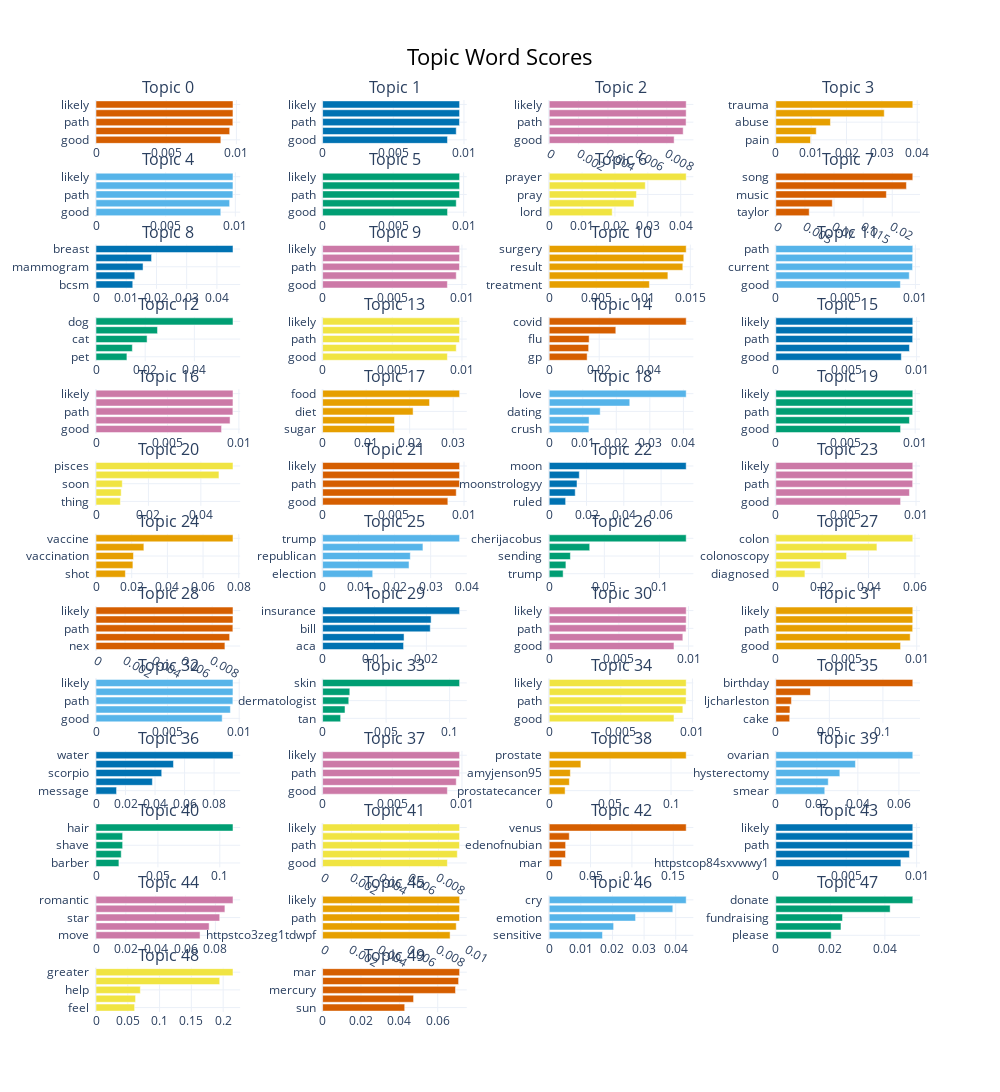

Here is the notebook cell this chart was saved with:
### Code cell
topic_model.visualize_barchart(top_n_topics=50) # Visualize Topic Modelling Figure

### Figure 1 — Plotly figure (JSON) as saved in the notebook; plotly's stock layout.template omitted (floating-point values rounded to 4 significant figures)
{"data": [{"marker": {"color": "#D55E00"}, "orientation": "h", "type": "bar", "x": [0.008894, 0.009525, 0.00975, 0.009757, 0.009759], "xaxis": "x", "y": ["good  ", "feeling  ", "path  ", "current  ", "likely  "], "yaxis": "y"}, {"marker": {"color": "#0072B2"}, "orientation": "h", "type": "bar", "x": [0.008836, 0.009455, 0.009684, 0.00969, 0.009692], "xaxis": "x2", "y": ["good  ", "feeling  ", "path  ", "current  ", "likely  "], "yaxis": "y2"}, {"marker": {"color": "#CC79A7"}, "orientation": "h", "type": "bar", "x": [0.008503, 0.009118, 0.009315, 0.009321, 0.009323], "xaxis": "x3", "y": ["good  ", "feeling  ", "path  ", "current  ", "likely  "], "yaxis": "y3"}, {"marker": {"color": "#E69F00"}, "orientation": "h", "type": "bar", "x": [0.009824, 0.01145, 0.01546, 0.03067, 0.03875], "xaxis": "x4", "y": ["pain  ", "sexual  ", "abuse  ", "survivor  ", "trauma  "], "yaxis": "y4"}, {"marker": {"color": "#56B4E9"}, "orientation": "h", "type": "bar", "x": [0.008954, 0.00959, 0.009822, 0.009828, 0.00983], "xaxis": "x5", "y": ["good  ", "feeling  ", "path  ", "current  ", "likely  "], "yaxis": "y5"}, {"marker": {"color": "#009E73"}, "orientation": "h", "type": "bar", "x": [0.00886, 0.009476, 0.009705, 0.009712, 0.009714], "xaxis": "x6", "y": ["good  ", "feeling  ", "path  ", "current  ", "likely  "], "yaxis": "y6"}, {"marker": {"color": "#F0E442"}, "orientation": "h", "type": "bar", "x": [0.01917, 0.02579, 0.02653, 0.02922, 0.04166], "xaxis": "x7", "y": ["lord  ", "god  ", "pray  ", "jesus  ", "prayer  "], "yaxis": "y7"}, {"marker": {"color": "#D55E00"}, "orientation": "h", "type": "bar", "x": [0.005737, 0.009704, 0.01899, 0.02243, 0.02353], "xaxis": "x8", "y": ["taylor  ", "album  ", "music  ", "amp  ", "song  "], "yaxis": "y8"}, {"marker": {"color": "#0072B2"}, "orientation": "h", "type": "bar", "x": [0.01216, 0.01283, 0.01557, 0.01838, 0.04532], "xaxis": "x9", "y": ["bcsm  ", "mastectomy  ", "mammogram  ", "breastcancer  ", "breast  "], "yaxis": "y9"}, {"marker": {"color": "#CC79A7"}, "orientation": "h", "type": "bar", "x": [0.008954, 0.00959, 0.009822, 0.009828, 0.00983], "xaxis": "x10", "y": ["good  ", "feeling  ", "path  ", "current  ", "likely  "], "yaxis": "y10"}, {"marker": {"color": "#E69F00"}, "orientation": "h", "type": "bar", "x": [0.01065, 0.01262, 0.0142, 0.01431, 0.01456], "xaxis": "x11", "y": ["treatment  ", "biopsy  ", "result  ", "scan  ", "surgery  "], "yaxis": "y11"}, {"marker": {"color": "#56B4E9"}, "orientation": "h", "type": "bar", "x": [0.008925, 0.009559, 0.009796, 0.009798, 0.009811], "xaxis": "x12", "y": ["good  ", "feeling  ", "current  ", "likely  ", "path  "], "yaxis": "y12"}, {"marker": {"color": "#009E73"}, "orientation": "h", "type": "bar", "x": [0.01257, 0.01478, 0.02078, 0.02501, 0.05571], "xaxis": "x13", "y": ["pet  ", "pup  ", "cat  ", "vet  ", "dog  "], "yaxis": "y13"}, {"marker": {"color": "#F0E442"}, "orientation": "h", "type": "bar", "x": [0.008954, 0.00959, 0.009822, 0.009828, 0.00983], "xaxis": "x14", "y": ["good  ", "feeling  ", "path  ", "current  ", "likely  "], "yaxis": "y14"}, {"marker": {"color": "#D55E00"}, "orientation": "h", "type": "bar", "x": [0.01517, 0.01577, 0.01597, 0.02664, 0.0548], "xaxis": "x15", "y": ["gp  ", "cough  ", "flu  ", "covid19  ", "covid  "], "yaxis": "y15"}, {"marker": {"color": "#0072B2"}, "orientation": "h", "type": "bar", "x": [0.008917, 0.009493, 0.009723, 0.009729, 0.009732], "xaxis": "x16", "y": ["good  ", "feeling  ", "path  ", "current  ", "likely  "], "yaxis": "y16"}, {"marker": {"color": "#CC79A7"}, "orientation": "h", "type": "bar", "x": [0.008787, 0.009382, 0.009579, 0.009585, 0.009587], "xaxis": "x17", "y": ["good  ", "feeling  ", "path  ", "current  ", "likely  "], "yaxis": "y17"}, {"marker": {"color": "#E69F00"}, "orientation": "h", "type": "bar", "x": [0.01651, 0.01652, 0.02079, 0.02457, 0.03147], "xaxis": "x18", "y": ["sugar  ", "coffee  ", "diet  ", "eat  ", "food  "], "yaxis": "y18"}, {"marker": {"color": "#56B4E9"}, "orientation": "h", "type": "bar", "x": [0.01183, 0.01189, 0.0152, 0.02401, 0.04084], "xaxis": "x19", "y": ["crush  ", "different  ", "dating  ", "rising  ", "love  "], "yaxis": "y19"}, {"marker": {"color": "#009E73"}, "orientation": "h", "type": "bar", "x": [0.008954, 0.00959, 0.009822, 0.009828, 0.00983], "xaxis": "x20", "y": ["good  ", "feeling  ", "path  ", "current  ", "likely  "], "yaxis": "y20"}, {"marker": {"color": "#F0E442"}, "orientation": "h", "type": "bar", "x": [0.009296, 0.009606, 0.01003, 0.04689, 0.05225], "xaxis": "x21", "y": ["thing  ", "person  ", "soon  ", "scorpio  ", "pisces  "], "yaxis": "y21"}, {"marker": {"color": "#D55E00"}, "orientation": "h", "type": "bar", "x": [0.008856, 0.009449, 0.009678, 0.009684, 0.009686], "xaxis": "x22", "y": ["good  ", "feeling  ", "path  ", "current  ", "likely  "], "yaxis": "y22"}, {"marker": {"color": "#0072B2"}, "orientation": "h", "type": "bar", "x": [0.008813, 0.01396, 0.01491, 0.01613, 0.07345], "xaxis": "x23", "y": ["ruled  ", "feel  ", "moonstrologyy  ", "emotion  ", "moon  "], "yaxis": "y23"}, {"marker": {"color": "#CC79A7"}, "orientation": "h", "type": "bar", "x": [0.008898, 0.00953, 0.00976, 0.009766, 0.009769], "xaxis": "x24", "y": ["good  ", "feeling  ", "path  ", "current  ", "likely  "], "yaxis": "y24"}, {"marker": {"color": "#E69F00"}, "orientation": "h", "type": "bar", "x": [0.01647, 0.02068, 0.02099, 0.02682, 0.07677], "xaxis": "x25", "y": ["shot  ", "covid  ", "vaccination  ", "vaccinated  ", "vaccine  "], "yaxis": "y25"}, {"marker": {"color": "#56B4E9"}, "orientation": "h", "type": "bar", "x": [0.01391, 0.02399, 0.02435, 0.02785, 0.03803], "xaxis": "x26", "y": ["election  ", "biden  ", "republican  ", "president  ", "trump  "], "yaxis": "y26"}, {"marker": {"color": "#009E73"}, "orientation": "h", "type": "bar", "x": [0.01264, 0.01515, 0.01924, 0.03674, 0.1243], "xaxis": "x27", "y": ["trump  ", "positive  ", "sending  ", "cheri  ", "cherijacobus  "], "yaxis": "y27"}, {"marker": {"color": "#F0E442"}, "orientation": "h", "type": "bar", "x": [0.01256, 0.01924, 0.03052, 0.04361, 0.05909], "xaxis": "x28", "y": ["diagnosed  ", "colorectal  ", "colonoscopy  ", "bowel  ", "colon  "], "yaxis": "y28"}, {"marker": {"color": "#D55E00"}, "orientation": "h", "type": "bar", "x": [0.008876, 0.009202, 0.009425, 0.009431, 0.009433], "xaxis": "x29", "y": ["nex  ", "feeling  ", "path  ", "current  ", "likely  "], "yaxis": "y29"}, {"marker": {"color": "#0072B2"}, "orientation": "h", "type": "bar", "x": [0.0156, 0.0157, 0.02075, 0.02091, 0.0264], "xaxis": "x30", "y": ["aca  ", "nh  ", "bill  ", "pay  ", "insurance  "], "yaxis": "y30"}, {"marker": {"color": "#CC79A7"}, "orientation": "h", "type": "bar", "x": [0.008954, 0.00959, 0.009822, 0.009828, 0.00983], "xaxis": "x31", "y": ["good  ", "feeling  ", "path  ", "current  ", "likely  "], "yaxis": "y31"}, {"marker": {"color": "#E69F00"}, "orientation": "h", "type": "bar", "x": [0.008856, 0.009537, 0.009714, 0.00972, 0.009722], "xaxis": "x32", "y": ["good  ", "feeling  ", "path  ", "current  ", "likely  "], "yaxis": "y32"}, {"marker": {"color": "#56B4E9"}, "orientation": "h", "type": "bar", "x": [0.008813, 0.009386, 0.009559, 0.009565, 0.009567], "xaxis": "x33", "y": ["good  ", "feeling  ", "path  ", "current  ", "likely  "], "yaxis": "y33"}, {"marker": {"color": "#009E73"}, "orientation": "h", "type": "bar", "x": [0.0142, 0.01764, 0.02059, 0.02142, 0.1078], "xaxis": "x34", "y": ["tan  ", "tanning  ", "dermatologist  ", "sunscreen  ", "skin  "], "yaxis": "y34"}, {"marker": {"color": "#F0E442"}, "orientation": "h", "type": "bar", "x": [0.008714, 0.009332, 0.009558, 0.009564, 0.009566], "xaxis": "x35", "y": ["good  ", "feeling  ", "path  ", "current  ", "likely  "], "yaxis": "y35"}, {"marker": {"color": "#D55E00"}, "orientation": "h", "type": "bar", "x": [0.01295, 0.01319, 0.01458, 0.03238, 0.1279], "xaxis": "x36", "y": ["cake  ", "bday  ", "ljcharleston  ", "happy  ", "birthday  "], "yaxis": "y36"}, {"marker": {"color": "#0072B2"}, "orientation": "h", "type": "bar", "x": [0.01393, 0.03819, 0.04452, 0.05248, 0.0928], "xaxis": "x37", "y": ["message  ", "pisces  ", "scorpio  ", "sign  ", "water  "], "yaxis": "y37"}, {"marker": {"color": "#CC79A7"}, "orientation": "h", "type": "bar", "x": [0.008954, 0.00959, 0.009822, 0.009828, 0.00983], "xaxis": "x38", "y": ["good  ", "feeling  ", "path  ", "current  ", "likely  "], "yaxis": "y38"}, {"marker": {"color": "#E69F00"}, "orientation": "h", "type": "bar", "x": [0.01306, 0.01655, 0.01738, 0.02598, 0.1125], "xaxis": "x39", "y": ["prostatecancer  ", "senthomtillis  ", "amyjenson95  ", "psa  ", "prostate  "], "yaxis": "y39"}, {"marker": {"color": "#56B4E9"}, "orientation": "h", "type": "bar", "x": [0.02387, 0.02557, 0.03121, 0.03882, 0.06677], "xaxis": "x40", "y": ["smear  ", "menopause  ", "hysterectomy  ", "cervical  ", "ovarian  "], "yaxis": "y40"}, {"marker": {"color": "#009E73"}, "orientation": "h", "type": "bar", "x": [0.01851, 0.02038, 0.02151, 0.02151, 0.1107], "xaxis": "x41", "y": ["barber  ", "shaved  ", "shave  ", "wig  ", "hair  "], "yaxis": "y41"}, {"marker": {"color": "#F0E442"}, "orientation": "h", "type": "bar", "x": [0.008615, 0.009299, 0.00945, 0.009456, 0.009458], "xaxis": "x42", "y": ["good  ", "feeling  ", "path  ", "current  ", "likely  "], "yaxis": "y42"}, {"marker": {"color": "#D55E00"}, "orientation": "h", "type": "bar", "x": [0.01506, 0.01974, 0.01986, 0.02426, 0.1656], "xaxis": "x43", "y": ["mar  ", "love  ", "edenofnubian  ", "childofuranus  ", "venus  "], "yaxis": "y43"}, {"marker": {"color": "#0072B2"}, "orientation": "h", "type": "bar", "x": [0.008882, 0.009489, 0.009719, 0.009725, 0.009727], "xaxis": "x44", "y": ["httpstcop84sxvwwy1  ", "feeling  ", "path  ", "current  ", "likely  "], "yaxis": "y44"}, {"marker": {"color": "#CC79A7"}, "orientation": "h", "type": "bar", "x": [0.06971, 0.0758, 0.08288, 0.08637, 0.09178], "xaxis": "x45", "y": ["move  ", "entering  ", "star  ", "focus  ", "romantic  "], "yaxis": "y45"}, {"marker": {"color": "#E69F00"}, "orientation": "h", "type": "bar", "x": [0.008841, 0.009267, 0.009491, 0.009497, 0.009499], "xaxis": "x46", "y": ["httpstco3zeg1tdwpf  ", "feeling  ", "path  ", "current  ", "likely  "], "yaxis": "y46"}, {"marker": {"color": "#56B4E9"}, "orientation": "h", "type": "bar", "x": [0.01685, 0.02036, 0.02731, 0.03908, 0.04331], "xaxis": "x47", "y": ["sensitive  ", "emotionally  ", "emotion  ", "emotional  ", "cry  "], "yaxis": "y47"}, {"marker": {"color": "#009E73"}, "orientation": "h", "type": "bar", "x": [0.02031, 0.0239, 0.02446, 0.04194, 0.05025], "xaxis": "x48", "y": ["please  ", "gofundme  ", "fundraising  ", "donation  ", "donate  "], "yaxis": "y48"}, {"marker": {"color": "#F0E442"}, "orientation": "h", "type": "bar", "x": [0.06074, 0.06223, 0.06975, 0.1946, 0.2155], "xaxis": "x49", "y": ["feel  ", "today  ", "help  ", "social  ", "greater  "], "yaxis": "y49"}, {"marker": {"color": "#D55E00"}, "orientation": "h", "type": "bar", "x": [0.04279, 0.0474, 0.06925, 0.07086, 0.07138], "xaxis": "x50", "y": ["sun  ", "aries  ", "mercury  ", "venus  ", "mar  "], "yaxis": "y50"}], "layout": {"annotations": [{"font": {"size": 16}, "showarrow": false, "text": "Topic 0", "x": 0.0875, "xanchor": "center", "xref": "paper", "y": 1.0, "yanchor": "bottom", "yref": "paper"}, {"font": {"size": 16}, "showarrow": false, "text": "Topic 1", "x": 0.3625, "xanchor": "center", "xref": "paper", "y": 1.0, "yanchor": "bottom", "yref": "paper"}, {"font": {"size": 16}, "showarrow": false, "text": "Topic 2", "x": 0.6375, "xanchor": "center", "xref": "paper", "y": 1.0, "yanchor": "bottom", "yref": "paper"}, {"font": {"size": 16}, "showarrow": false, "text": "Topic 3", "x": 0.9125, "xanchor": "center", "xref": "paper", "y": 1.0, "yanchor": "bottom", "yref": "paper"}, {"font": {"size": 16}, "showarrow": false, "text": "Topic 4", "x": 0.0875, "xanchor": "center", "xref": "paper", "y": 0.9207, "yanchor": "bottom", "yref": "paper"}, {"font": {"size": 16}, "showarrow": false, "text": "Topic 5", "x": 0.3625, "xanchor": "center", "xref": "paper", "y": 0.9207, "yanchor": "bottom", "yref": "paper"}, {"font": {"size": 16}, "showarrow": false, "text": "Topic 6", "x": 0.6375, "xanchor": "center", "xref": "paper", "y": 0.9207, "yanchor": "bottom", "yref": "paper"}, {"font": {"size": 16}, "showarrow": false, "text": "Topic 7", "x": 0.9125, "xanchor": "center", "xref": "paper", "y": 0.9207, "yanchor": "bottom", "yref": "paper"}, {"font": {"size": 16}, "showarrow": false, "text": "Topic 8", "x": 0.0875, "xanchor": "center", "xref": "paper", "y": 0.8414, "yanchor": "bottom", "yref": "paper"}, {"font": {"size": 16}, "showarrow": false, "text": "Topic 9", "x": 0.3625, "xanchor": "center", "xref": "paper", "y": 0.8414, "yanchor": "bottom", "yref": "paper"}, {"font": {"size": 16}, "showarrow": false, "text": "Topic 10", "x": 0.6375, "xanchor": "center", "xref": "paper", "y": 0.8414, "yanchor": "bottom", "yref": "paper"}, {"font": {"size": 16}, "showarrow": false, "text": "Topic 11", "x": 0.9125, "xanchor": "center", "xref": "paper", "y": 0.8414, "yanchor": "bottom", "yref": "paper"}, {"font": {"size": 16}, "showarrow": false, "text": "Topic 12", "x": 0.0875, "xanchor": "center", "xref": "paper", "y": 0.7621, "yanchor": "bottom", "yref": "paper"}, {"font": {"size": 16}, "showarrow": false, "text": "Topic 13", "x": 0.3625, "xanchor": "center", "xref": "paper", "y": 0.7621, "yanchor": "bottom", "yref": "paper"}, {"font": {"size": 16}, "showarrow": false, "text": "Topic 14", "x": 0.6375, "xanchor": "center", "xref": "paper", "y": 0.7621, "yanchor": "bottom", "yref": "paper"}, {"font": {"size": 16}, "showarrow": false, "text": "Topic 15", "x": 0.9125, "xanchor": "center", "xref": "paper", "y": 0.7621, "yanchor": "bottom", "yref": "paper"}, {"font": {"size": 16}, "showarrow": false, "text": "Topic 16", "x": 0.0875, "xanchor": "center", "xref": "paper", "y": 0.6828, "yanchor": "bottom", "yref": "paper"}, {"font": {"size": 16}, "showarrow": false, "text": "Topic 17", "x": 0.3625, "xanchor": "center", "xref": "paper", "y": 0.6828, "yanchor": "bottom", "yref": "paper"}, {"font": {"size": 16}, "showarrow": false, "text": "Topic 18", "x": 0.6375, "xanchor": "center", "xref": "paper", "y": 0.6828, "yanchor": "bottom", "yref": "paper"}, {"font": {"size": 16}, "showarrow": false, "text": "Topic 19", "x": 0.9125, "xanchor": "center", "xref": "paper", "y": 0.6828, "yanchor": "bottom", "yref": "paper"}, {"font": {"size": 16}, "showarrow": false, "text": "Topic 20", "x": 0.0875, "xanchor": "center", "xref": "paper", "y": 0.6036, "yanchor": "bottom", "yref": "paper"}, {"font": {"size": 16}, "showarrow": false, "text": "Topic 21", "x": 0.3625, "xanchor": "center", "xref": "paper", "y": 0.6036, "yanchor": "bottom", "yref": "paper"}, {"font": {"size": 16}, "showarrow": false, "text": "Topic 22", "x": 0.6375, "xanchor": "center", "xref": "paper", "y": 0.6036, "yanchor": "bottom", "yref": "paper"}, {"font": {"size": 16}, "showarrow": false, "text": "Topic 23", "x": 0.9125, "xanchor": "center", "xref": "paper", "y": 0.6036, "yanchor": "bottom", "yref": "paper"}, {"font": {"size": 16}, "showarrow": false, "text": "Topic 24", "x": 0.0875, "xanchor": "center", "xref": "paper", "y": 0.5243, "yanchor": "bottom", "yref": "paper"}, {"font": {"size": 16}, "showarrow": false, "text": "Topic 25", "x": 0.3625, "xanchor": "center", "xref": "paper", "y": 0.5243, "yanchor": "bottom", "yref": "paper"}, {"font": {"size": 16}, "showarrow": false, "text": "Topic 26", "x": 0.6375, "xanchor": "center", "xref": "paper", "y": 0.5243, "yanchor": "bottom", "yref": "paper"}, {"font": {"size": 16}, "showarrow": false, "text": "Topic 27", "x": 0.9125, "xanchor": "center", "xref": "paper", "y": 0.5243, "yanchor": "bottom", "yref": "paper"}, {"font": {"size": 16}, "showarrow": false, "text": "Topic 28", "x": 0.0875, "xanchor": "center", "xref": "paper", "y": 0.445, "yanchor": "bottom", "yref": "paper"}, {"font": {"size": 16}, "showarrow": false, "text": "Topic 29", "x": 0.3625, "xanchor": "center", "xref": "paper", "y": 0.445, "yanchor": "bottom", "yref": "paper"}, {"font": {"size": 16}, "showarrow": false, "text": "Topic 30", "x": 0.6375, "xanchor": "center", "xref": "paper", "y": 0.445, "yanchor": "bottom", "yref": "paper"}, {"font": {"size": 16}, "showarrow": false, "text": "Topic 31", "x": 0.9125, "xanchor": "center", "xref": "paper", "y": 0.445, "yanchor": "bottom", "yref": "paper"}, {"font": {"size": 16}, "showarrow": false, "text": "Topic 32", "x": 0.0875, "xanchor": "center", "xref": "paper", "y": 0.3657, "yanchor": "bottom", "yref": "paper"}, {"font": {"size": 16}, "showarrow": false, "text": "Topic 33", "x": 0.3625, "xanchor": "center", "xref": "paper", "y": 0.3657, "yanchor": "bottom", "yref": "paper"}, {"font": {"size": 16}, "showarrow": false, "text": "Topic 34", "x": 0.6375, "xanchor": "center", "xref": "paper", "y": 0.3657, "yanchor": "bottom", "yref": "paper"}, {"font": {"size": 16}, "showarrow": false, "text": "Topic 35", "x": 0.9125, "xanchor": "center", "xref": "paper", "y": 0.3657, "yanchor": "bottom", "yref": "paper"}, {"font": {"size": 16}, "showarrow": false, "text": "Topic 36", "x": 0.0875, "xanchor": "center", "xref": "paper", "y": 0.2864, "yanchor": "bottom", "yref": "paper"}, {"font": {"size": 16}, "showarrow": false, "text": "Topic 37", "x": 0.3625, "xanchor": "center", "xref": "paper", "y": 0.2864, "yanchor": "bottom", "yref": "paper"}, {"font": {"size": 16}, "showarrow": false, "text": "Topic 38", "x": 0.6375, "xanchor": "center", "xref": "paper", "y": 0.2864, "yanchor": "bottom", "yref": "paper"}, {"font": {"size": 16}, "showarrow": false, "text": "Topic 39", "x": 0.9125, "xanchor": "center", "xref": "paper", "y": 0.2864, "yanchor": "bottom", "yref": "paper"}, {"font": {"size": 16}, "showarrow": false, "text": "Topic 40", "x": 0.0875, "xanchor": "center", "xref": "paper", "y": 0.2071, "yanchor": "bottom", "yref": "paper"}, {"font": {"size": 16}, "showarrow": false, "text": "Topic 41", "x": 0.3625, "xanchor": "center", "xref": "paper", "y": 0.2071, "yanchor": "bottom", "yref": "paper"}, {"font": {"size": 16}, "showarrow": false, "text": "Topic 42", "x": 0.6375, "xanchor": "center", "xref": "paper", "y": 0.2071, "yanchor": "bottom", "yref": "paper"}, {"font": {"size": 16}, "showarrow": false, "text": "Topic 43", "x": 0.9125, "xanchor": "center", "xref": "paper", "y": 0.2071, "yanchor": "bottom", "yref": "paper"}, {"font": {"size": 16}, "showarrow": false, "text": "Topic 44", "x": 0.0875, "xanchor": "center", "xref": "paper", "y": 0.1278, "yanchor": "bottom", "yref": "paper"}, {"font": {"size": 16}, "showarrow": false, "text": "Topic 45", "x": 0.3625, "xanchor": "center", "xref": "paper", "y": 0.1278, "yanchor": "bottom", "yref": "paper"}, {"font": {"size": 16}, "showarrow": false, "text": "Topic 46", "x": 0.6375, "xanchor": "center", "xref": "paper", "y": 0.1278, "yanchor": "bottom", "yref": "paper"}, {"font": {"size": 16}, "showarrow": false, "text": "Topic 47", "x": 0.9125, "xanchor": "center", "xref": "paper", "y": 0.1278, "yanchor": "bottom", "yref": "paper"}, {"font": {"size": 16}, "showarrow": false, "text": "Topic 48", "x": 0.0875, "xanchor": "center", "xref": "paper", "y": 0.04852, "yanchor": "bottom", "yref": "paper"}, {"font": {"size": 16}, "showarrow": false, "text": "Topic 49", "x": 0.3625, "xanchor": "center", "xref": "paper", "y": 0.04852, "yanchor": "bottom", "yref": "paper"}], "height": 3250, "hoverlabel": {"bgcolor": "white", "font": {"family": "Rockwell", "size": 16}}, "showlegend": false, "title": {"font": {"color": "Black", "size": 22}, "text": "Topic Word Scores", "x": 0.5, "xanchor": "center", "yanchor": "top"}, "width": 1000, "xaxis": {"anchor": "y", "autorange": true, "domain": [0, 0.175], "range": [0, 0.01027], "showgrid": true, "type": "linear"}, "xaxis10": {"anchor": "y10", "autorange": true, "domain": [0.275, 0.45], "range": [0, 0.01035], "showgrid": true, "type": "linear"}, "xaxis11": {"anchor": "y11", "autorange": true, "domain": [0.55, 0.725], "range": [0, 0.01533], "showgrid": true, "type": "linear"}, "xaxis12": {"anchor": "y12", "autorange": true, "domain": [0.825, 1], "range": [0, 0.01033], "showgrid": true, "type": "linear"}, "xaxis13": {"anchor": "y13", "autorange": true, "domain": [0, 0.175], "range": [0, 0.05864], "showgrid": true, "type": "linear"}, "xaxis14": {"anchor": "y14", "autorange": true, "domain": [0.275, 0.45], "range": [0, 0.01035], "showgrid": true, "type": "linear"}, "xaxis15": {"anchor": "y15", "autorange": true, "domain": [0.55, 0.725], "range": [0, 0.05768], "showgrid": true, "type": "linear"}, "xaxis16": {"anchor": "y16", "autorange": true, "domain": [0.825, 1], "range": [0, 0.01024], "showgrid": true, "type": "linear"}, "xaxis17": {"anchor": "y17", "autorange": true, "domain": [0, 0.175], "range": [0, 0.01009], "showgrid": true, "type": "linear"}, "xaxis18": {"anchor": "y18", "autorange": true, "domain": [0.275, 0.45], "range": [0, 0.03313], "showgrid": true, "type": "linear"}, "xaxis19": {"anchor": "y19", "autorange": true, "domain": [0.55, 0.725], "range": [0, 0.04298], "showgrid": true, "type": "linear"}, "xaxis2": {"anchor": "y2", "autorange": true, "domain": [0.275, 0.45], "range": [0, 0.0102], "showgrid": true, "type": "linear"}, "xaxis20": {"anchor": "y20", "autorange": true, "domain": [0.825, 1], "range": [0, 0.01035], "showgrid": true, "type": "linear"}, "xaxis21": {"anchor": "y21", "autorange": true, "domain": [0, 0.175], "range": [0, 0.055], "showgrid": true, "type": "linear"}, "xaxis22": {"anchor": "y22", "autorange": true, "domain": [0.275, 0.45], "range": [0, 0.0102], "showgrid": true, "type": "linear"}, "xaxis23": {"anchor": "y23", "autorange": true, "domain": [0.55, 0.725], "range": [0, 0.07731], "showgrid": true, "type": "linear"}, "xaxis24": {"anchor": "y24", "autorange": true, "domain": [0.825, 1], "range": [0, 0.01028], "showgrid": true, "type": "linear"}, "xaxis25": {"anchor": "y25", "autorange": true, "domain": [0, 0.175], "range": [0, 0.08081], "showgrid": true, "type": "linear"}, "xaxis26": {"anchor": "y26", "autorange": true, "domain": [0.275, 0.45], "range": [0, 0.04003], "showgrid": true, "type": "linear"}, "xaxis27": {"anchor": "y27", "autorange": true, "domain": [0.55, 0.725], "range": [0, 0.1308], "showgrid": true, "type": "linear"}, "xaxis28": {"anchor": "y28", "autorange": true, "domain": [0.825, 1], "range": [0, 0.0622], "showgrid": true, "type": "linear"}, "xaxis29": {"anchor": "y29", "autorange": true, "domain": [0, 0.175], "range": [0, 0.00993], "showgrid": true, "type": "linear"}, "xaxis3": {"anchor": "y3", "autorange": true, "domain": [0.55, 0.725], "range": [0, 0.009814], "showgrid": true, "type": "linear"}, "xaxis30": {"anchor": "y30", "autorange": true, "domain": [0.275, 0.45], "range": [0, 0.02779], "showgrid": true, "type": "linear"}, "xaxis31": {"anchor": "y31", "autorange": true, "domain": [0.55, 0.725], "range": [0, 0.01035], "showgrid": true, "type": "linear"}, "xaxis32": {"anchor": "y32", "autorange": true, "domain": [0.825, 1], "range": [0, 0.01023], "showgrid": true, "type": "linear"}, "xaxis33": {"anchor": "y33", "autorange": true, "domain": [0, 0.175], "range": [0, 0.01007], "showgrid": true, "type": "linear"}, "xaxis34": {"anchor": "y34", "autorange": true, "domain": [0.275, 0.45], "range": [0, 0.1135], "showgrid": true, "type": "linear"}, "xaxis35": {"anchor": "y35", "autorange": true, "domain": [0.55, 0.725], "range": [0, 0.01007], "showgrid": true, "type": "linear"}, "xaxis36": {"anchor": "y36", "autorange": true, "domain": [0.825, 1], "range": [0, 0.1346], "showgrid": true, "type": "linear"}, "xaxis37": {"anchor": "y37", "autorange": true, "domain": [0, 0.175], "range": [0, 0.09768], "showgrid": true, "type": "linear"}, "xaxis38": {"anchor": "y38", "autorange": true, "domain": [0.275, 0.45], "range": [0, 0.01035], "showgrid": true, "type": "linear"}, "xaxis39": {"anchor": "y39", "autorange": true, "domain": [0.55, 0.725], "range": [0, 0.1184], "showgrid": true, "type": "linear"}, "xaxis4": {"anchor": "y4", "autorange": true, "domain": [0.825, 1], "range": [0, 0.04079], "showgrid": true, "type": "linear"}, "xaxis40": {"anchor": "y40", "autorange": true, "domain": [0.825, 1], "range": [0, 0.07028], "showgrid": true, "type": "linear"}, "xaxis41": {"anchor": "y41", "autorange": true, "domain": [0, 0.175], "range": [0, 0.1165], "showgrid": true, "type": "linear"}, "xaxis42": {"anchor": "y42", "autorange": true, "domain": [0.275, 0.45], "range": [0, 0.009956], "showgrid": true, "type": "linear"}, "xaxis43": {"anchor": "y43", "autorange": true, "domain": [0.55, 0.725], "range": [0, 0.1743], "showgrid": true, "type": "linear"}, "xaxis44": {"anchor": "y44", "autorange": true, "domain": [0.825, 1], "range": [0, 0.01024], "showgrid": true, "type": "linear"}, "xaxis45": {"anchor": "y45", "autorange": true, "domain": [0, 0.175], "range": [0, 0.09661], "showgrid": true, "type": "linear"}, "xaxis46": {"anchor": "y46", "autorange": true, "domain": [0.275, 0.45], "range": [0, 0.009999], "showgrid": true, "type": "linear"}, "xaxis47": {"anchor": "y47", "autorange": true, "domain": [0.55, 0.725], "range": [0, 0.04559], "showgrid": true, "type": "linear"}, "xaxis48": {"anchor": "y48", "autorange": true, "domain": [0.825, 1], "range": [0, 0.05289], "showgrid": true, "type": "linear"}, "xaxis49": {"anchor": "y49", "autorange": true, "domain": [0, 0.175], "range": [0, 0.2269], "showgrid": true, "type": "linear"}, "xaxis5": {"anchor": "y5", "autorange": true, "domain": [0, 0.175], "range": [0, 0.01035], "showgrid": true, "type": "linear"}, "xaxis50": {"anchor": "y50", "autorange": true, "domain": [0.275, 0.45], "range": [0, 0.07514], "showgrid": true, "type": "linear"}, "xaxis51": {"anchor": "y51", "domain": [0.55, 0.725], "showgrid": true}, "xaxis52": {"anchor": "y52", "domain": [0.825, 1], "showgrid": true}, "xaxis6": {"anchor": "y6", "autorange": true, "domain": [0.275, 0.45], "range": [0, 0.01023], "showgrid": true, "type": "linear"}, "xaxis7": {"anchor": "y7", "autorange": true, "domain": [0.55, 0.725], "range": [0, 0.04386], "showgrid": true, "type": "linear"}, "xaxis8": {"anchor": "y8", "autorange": true, "domain": [0.825, 1], "range": [0, 0.02476], "showgrid": true, "type": "linear"}, "xaxis9": {"anchor": "y9", "autorange": true, "domain": [0, 0.175], "range": [0, 0.0477], "showgrid": true, "type": "linear"}, "yaxis": {"anchor": "x", "autorange": true, "domain": [0.9515, 1.0], "range": [-0.5, 4.5], "showgrid": true, "type": "category"}, "yaxis10": {"anchor": "x10", "autorange": true, "domain": [0.7929, 0.8414], "range": [-0.5, 4.5], "showgrid": true, "type": "category"}, "yaxis11": {"anchor": "x11", "autorange": true, "domain": [0.7929, 0.8414], "range": [-0.5, 4.5], "showgrid": true, "type": "category"}, "yaxis12": {"anchor": "x12", "autorange": true, "domain": [0.7929, 0.8414], "range": [-0.5, 4.5], "showgrid": true, "type": "category"}, "yaxis13": {"anchor": "x13", "autorange": true, "domain": [0.7136, 0.7621], "range": [-0.5, 4.5], "showgrid": true, "type": "category"}, "yaxis14": {"anchor": "x14", "autorange": true, "domain": [0.7136, 0.7621], "range": [-0.5, 4.5], "showgrid": true, "type": "category"}, "yaxis15": {"anchor": "x15", "autorange": true, "domain": [0.7136, 0.7621], "range": [-0.5, 4.5], "showgrid": true, "type": "category"}, "yaxis16": {"anchor": "x16", "autorange": true, "domain": [0.7136, 0.7621], "range": [-0.5, 4.5], "showgrid": true, "type": "category"}, "yaxis17": {"anchor": "x17", "autorange": true, "domain": [0.6343, 0.6828], "range": [-0.5, 4.5], "showgrid": true, "type": "category"}, "yaxis18": {"anchor": "x18", "autorange": true, "domain": [0.6343, 0.6828], "range": [-0.5, 4.5], "showgrid": true, "type": "category"}, "yaxis19": {"anchor": "x19", "autorange": true, "domain": [0.6343, 0.6828], "range": [-0.5, 4.5], "showgrid": true, "type": "category"}, "yaxis2": {"anchor": "x2", "autorange": true, "domain": [0.9515, 1.0], "range": [-0.5, 4.5], "showgrid": true, "type": "category"}, "yaxis20": {"anchor": "x20", "autorange": true, "domain": [0.6343, 0.6828], "range": [-0.5, 4.5], "showgrid": true, "type": "category"}, "yaxis21": {"anchor": "x21", "autorange": true, "domain": [0.555, 0.6036], "range": [-0.5, 4.5], "showgrid": true, "type": "category"}, "yaxis22": {"anchor": "x22", "autorange": true, "domain": [0.555, 0.6036], "range": [-0.5, 4.5], "showgrid": true, "type": "category"}, "yaxis23": {"anchor": "x23", "autorange": true, "domain": [0.555, 0.6036], "range": [-0.5, 4.5], "showgrid": true, "type": "category"}, "yaxis24": {"anchor": "x24", "autorange": true, "domain": [0.555, 0.6036], "range": [-0.5, 4.5], "showgrid": true, "type": "category"}, "yaxis25": {"anchor": "x25", "autorange": true, "domain": [0.4757, 0.5243], "range": [-0.5, 4.5], "showgrid": true, "type": "category"}, "yaxis26": {"anchor": "x26", "autorange": true, "domain": [0.4757, 0.5243], "range": [-0.5, 4.5], "showgrid": true, "type": "category"}, "yaxis27": {"anchor": "x27", "autorange": true, "domain": [0.4757, 0.5243], "range": [-0.5, 4.5], "showgrid": true, "type": "category"}, "yaxis28": {"anchor": "x28", "autorange": true, "domain": [0.4757, 0.5243], "range": [-0.5, 4.5], "showgrid": true, "type": "category"}, "yaxis29": {"anchor": "x29", "autorange": true, "domain": [0.3964, 0.445], "range": [-0.5, 4.5], "showgrid": true, "type": "category"}, "yaxis3": {"anchor": "x3", "autorange": true, "domain": [0.9515, 1.0], "range": [-0.5, 4.5], "showgrid": true, "type": "category"}, "yaxis30": {"anchor": "x30", "autorange": true, "domain": [0.3964, 0.445], "range": [-0.5, 4.5], "showgrid": true, "type": "category"}, "yaxis31": {"anchor": "x31", "autorange": true, "domain": [0.3964, 0.445], "range": [-0.5, 4.5], "showgrid": true, "type": "category"}, "yaxis32": {"anchor": "x32", "autorange": true, "domain": [0.3964, 0.445], "range": [-0.5, 4.5], "showgrid": true, "type": "category"}, "yaxis33": {"anchor": "x33", "autorange": true, "domain": [0.3172, 0.3657], "range": [-0.5, 4.5], "showgrid": true, "type": "category"}, "yaxis34": {"anchor": "x34", "autorange": true, "domain": [0.3172, 0.3657], "range": [-0.5, 4.5], "showgrid": true, "type": "category"}, "yaxis35": {"anchor": "x35", "autorange": true, "domain": [0.3172, 0.3657], "range": [-0.5, 4.5], "showgrid": true, "type": "category"}, "yaxis36": {"anchor": "x36", "autorange": true, "domain": [0.3172, 0.3657], "range": [-0.5, 4.5], "showgrid": true, "type": "category"}, "yaxis37": {"anchor": "x37", "autorange": true, "domain": [0.2379, 0.2864], "range": [-0.5, 4.5], "showgrid": true, "type": "category"}, "yaxis38": {"anchor": "x38", "autorange": true, "domain": [0.2379, 0.2864], "range": [-0.5, 4.5], "showgrid": true, "type": "category"}, "yaxis39": {"anchor": "x39", "autorange": true, "domain": [0.2379, 0.2864], "range": [-0.5, 4.5], "showgrid": true, "type": "category"}, "yaxis4": {"anchor": "x4", "autorange": true, "domain": [0.9515, 1.0], "range": [-0.5, 4.5], "showgrid": true, "type": "category"}, "yaxis40": {"anchor": "x40", "autorange": true, "domain": [0.2379, 0.2864], "range": [-0.5, 4.5], "showgrid": true, "type": "category"}, "yaxis41": {"anchor": "x41", "autorange": true, "domain": [0.1586, 0.2071], "range": [-0.5, 4.5], "showgrid": true, "type": "category"}, "yaxis42": {"anchor": "x42", "autorange": true, "domain": [0.1586, 0.2071], "range": [-0.5, 4.5], "showgrid": true, "type": "category"}, "yaxis43": {"anchor": "x43", "autorange": true, "domain": [0.1586, 0.2071], "range": [-0.5, 4.5], "showgrid": true, "type": "category"}, "yaxis44": {"anchor": "x44", "autorange": true, "domain": [0.1586, 0.2071], "range": [-0.5, 4.5], "showgrid": true, "type": "category"}, "yaxis45": {"anchor": "x45", "autorange": true, "domain": [0.07929, 0.1278], "range": [-0.5, 4.5], "showgrid": true, "type": "category"}, "yaxis46": {"anchor": "x46", "autorange": true, "domain": [0.07929, 0.1278], "range": [-0.5, 4.5], "showgrid": true, "type": "category"}, "yaxis47": {"anchor": "x47", "autorange": true, "domain": [0.07929, 0.1278], "range": [-0.5, 4.5], "showgrid": true, "type": "category"}, "yaxis48": {"anchor": "x48", "autorange": true, "domain": [0.07929, 0.1278], "range": [-0.5, 4.5], "showgrid": true, "type": "category"}, "yaxis49": {"anchor": "x49", "autorange": true, "domain": [0, 0.04852], "range": [-0.5, 4.5], "showgrid": true, "type": "category"}, "yaxis5": {"anchor": "x5", "autorange": true, "domain": [0.8722, 0.9207], "range": [-0.5, 4.5], "showgrid": true, "type": "category"}, "yaxis50": {"anchor": "x50", "autorange": true, "domain": [0, 0.04852], "range": [-0.5, 4.5], "showgrid": true, "type": "category"}, "yaxis51": {"anchor": "x51", "domain": [0, 0.04852], "showgrid": true}, "yaxis52": {"anchor": "x52", "domain": [0, 0.04852], "showgrid": true}, "yaxis6": {"anchor": "x6", "autorange": true, "domain": [0.8722, 0.9207], "range": [-0.5, 4.5], "showgrid": true, "type": "category"}, "yaxis7": {"anchor": "x7", "autorange": true, "domain": [0.8722, 0.9207], "range": [-0.5, 4.5], "showgrid": true, "type": "category"}, "yaxis8": {"anchor": "x8", "autorange": true, "domain": [0.8722, 0.9207], "range": [-0.5, 4.5], "showgrid": true, "type": "category"}, "yaxis9": {"anchor": "x9", "autorange": true, "domain": [0.7929, 0.8414], "range": [-0.5, 4.5], "showgrid": true, "type": "category"}}}
